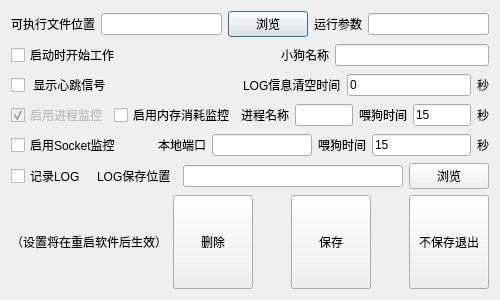
<?xml version="1.0" encoding="UTF-8"?>
<ui version="4.0">
 <class>Dialog_Dog_Config</class>
 <widget class="QDialog" name="Dialog_Dog_Config">
  <property name="geometry">
   <rect>
    <x>0</x>
    <y>0</y>
    <width>500</width>
    <height>300</height>
   </rect>
  </property>
  <property name="minimumSize">
   <size>
    <width>500</width>
    <height>300</height>
   </size>
  </property>
  <property name="windowTitle">
   <string>Dialog</string>
  </property>
  <layout class="QVBoxLayout" name="verticalLayout">
   <item>
    <layout class="QHBoxLayout" name="horizontalLayout_2">
     <item>
      <widget class="QLabel" name="label_fixed_2">
       <property name="text">
        <string>可执行文件位置</string>
       </property>
      </widget>
     </item>
     <item>
      <widget class="QLineEdit" name="lineEdit_target_position">
       <property name="text">
        <string/>
       </property>
      </widget>
     </item>
     <item>
      <widget class="QPushButton" name="pushButton_Target_Dir_Set">
       <property name="text">
        <string>浏览</string>
       </property>
      </widget>
     </item>
     <item>
      <widget class="QLabel" name="label_fixed_3">
       <property name="text">
        <string>运行参数</string>
       </property>
      </widget>
     </item>
     <item>
      <widget class="QLineEdit" name="lineEdit_target_arg">
       <property name="text">
        <string/>
       </property>
      </widget>
     </item>
    </layout>
   </item>
   <item>
    <layout class="QHBoxLayout" name="horizontalLayout_7">
     <item>
      <widget class="QCheckBox" name="checkBox_Auto_Start">
       <property name="text">
        <string>启动时开始工作</string>
       </property>
      </widget>
     </item>
     <item>
      <spacer name="horizontalSpacer_4">
       <property name="orientation">
        <enum>Qt::Horizontal</enum>
       </property>
       <property name="sizeHint" stdset="0">
        <size>
         <width>40</width>
         <height>20</height>
        </size>
       </property>
      </spacer>
     </item>
     <item>
      <widget class="QLabel" name="label_Fixed_15">
       <property name="text">
        <string>小狗名称</string>
       </property>
      </widget>
     </item>
     <item>
      <widget class="QLineEdit" name="lineEdit_dog_name"/>
     </item>
    </layout>
   </item>
   <item>
    <layout class="QHBoxLayout" name="horizontalLayout_3">
     <item>
      <widget class="QCheckBox" name="checkBox_Show_Heartbeat">
       <property name="text">
        <string> 显示心跳信号</string>
       </property>
      </widget>
     </item>
     <item>
      <spacer name="horizontalSpacer">
       <property name="orientation">
        <enum>Qt::Horizontal</enum>
       </property>
       <property name="sizeHint" stdset="0">
        <size>
         <width>40</width>
         <height>20</height>
        </size>
       </property>
      </spacer>
     </item>
     <item>
      <widget class="QLabel" name="label_Fixed_2">
       <property name="text">
        <string>LOG信息清空时间</string>
       </property>
      </widget>
     </item>
     <item>
      <widget class="QLineEdit" name="lineEdit_Log_Clear_Duration">
       <property name="text">
        <string>0</string>
       </property>
      </widget>
     </item>
     <item>
      <widget class="QLabel" name="label_Fixed_5">
       <property name="text">
        <string>秒</string>
       </property>
      </widget>
     </item>
    </layout>
   </item>
   <item>
    <layout class="QHBoxLayout" name="horizontalLayout_4">
     <item>
      <widget class="QCheckBox" name="checkBox_PID_Enabled">
       <property name="enabled">
        <bool>false</bool>
       </property>
       <property name="text">
        <string>启用进程监控</string>
       </property>
       <property name="checked">
        <bool>true</bool>
       </property>
      </widget>
     </item>
     <item>
      <spacer name="horizontalSpacer_6">
       <property name="orientation">
        <enum>Qt::Horizontal</enum>
       </property>
       <property name="sizeHint" stdset="0">
        <size>
         <width>40</width>
         <height>20</height>
        </size>
       </property>
      </spacer>
     </item>
     <item>
      <widget class="QCheckBox" name="checkBox_Ram_Check_Enabled">
       <property name="text">
        <string>启用内存消耗监控</string>
       </property>
      </widget>
     </item>
     <item>
      <widget class="QLabel" name="label_fixed">
       <property name="text">
        <string>进程名称</string>
       </property>
      </widget>
     </item>
     <item>
      <widget class="QLineEdit" name="lineEdit_target_name">
       <property name="text">
        <string/>
       </property>
      </widget>
     </item>
     <item>
      <widget class="QLabel" name="label_fixed_4">
       <property name="text">
        <string>喂狗时间</string>
       </property>
      </widget>
     </item>
     <item>
      <widget class="QLineEdit" name="lineEdit_countdown_PID">
       <property name="text">
        <string>15</string>
       </property>
      </widget>
     </item>
     <item>
      <widget class="QLabel" name="label_fixed_5">
       <property name="text">
        <string>秒</string>
       </property>
      </widget>
     </item>
    </layout>
   </item>
   <item>
    <layout class="QHBoxLayout" name="horizontalLayout_6">
     <item>
      <widget class="QCheckBox" name="checkBox_Socket_Enabled">
       <property name="text">
        <string>启用Socket监控</string>
       </property>
      </widget>
     </item>
     <item>
      <spacer name="horizontalSpacer_3">
       <property name="orientation">
        <enum>Qt::Horizontal</enum>
       </property>
       <property name="sizeHint" stdset="0">
        <size>
         <width>40</width>
         <height>20</height>
        </size>
       </property>
      </spacer>
     </item>
     <item>
      <widget class="QLabel" name="label_fixed_6">
       <property name="text">
        <string>本地端口</string>
       </property>
      </widget>
     </item>
     <item>
      <widget class="QLineEdit" name="lineEdit_local_port">
       <property name="text">
        <string/>
       </property>
      </widget>
     </item>
     <item>
      <widget class="QLabel" name="label_fixed_7">
       <property name="text">
        <string>喂狗时间</string>
       </property>
      </widget>
     </item>
     <item>
      <widget class="QLineEdit" name="lineEdit_countdown_Socket">
       <property name="text">
        <string>15</string>
       </property>
      </widget>
     </item>
     <item>
      <widget class="QLabel" name="label_fixed_8">
       <property name="text">
        <string>秒</string>
       </property>
      </widget>
     </item>
    </layout>
   </item>
   <item>
    <layout class="QHBoxLayout" name="horizontalLayout">
     <item>
      <widget class="QCheckBox" name="checkBox_Log_Enabled">
       <property name="minimumSize">
        <size>
         <width>80</width>
         <height>0</height>
        </size>
       </property>
       <property name="text">
        <string>记录LOG</string>
       </property>
      </widget>
     </item>
     <item>
      <widget class="QLabel" name="label_Fixed_0">
       <property name="minimumSize">
        <size>
         <width>80</width>
         <height>0</height>
        </size>
       </property>
       <property name="text">
        <string>LOG保存位置</string>
       </property>
      </widget>
     </item>
     <item>
      <widget class="QLineEdit" name="lineEdit_Log_Addr">
       <property name="minimumSize">
        <size>
         <width>200</width>
         <height>0</height>
        </size>
       </property>
      </widget>
     </item>
     <item>
      <widget class="QPushButton" name="pushButton_Log_Dir_Set">
       <property name="text">
        <string>浏览</string>
       </property>
      </widget>
     </item>
    </layout>
   </item>
   <item>
    <layout class="QHBoxLayout" name="horizontalLayout_8">
     <item>
      <widget class="QLabel" name="label_Fixed_17">
       <property name="sizePolicy">
        <sizepolicy hsizetype="Minimum" vsizetype="Preferred">
         <horstretch>0</horstretch>
         <verstretch>0</verstretch>
        </sizepolicy>
       </property>
       <property name="text">
        <string>（设置将在重启软件后生效）</string>
       </property>
      </widget>
     </item>
     <item>
      <widget class="QPushButton" name="pushButton_delete">
       <property name="sizePolicy">
        <sizepolicy hsizetype="Minimum" vsizetype="MinimumExpanding">
         <horstretch>0</horstretch>
         <verstretch>0</verstretch>
        </sizepolicy>
       </property>
       <property name="text">
        <string>删除</string>
       </property>
      </widget>
     </item>
     <item>
      <spacer name="horizontalSpacer_2">
       <property name="orientation">
        <enum>Qt::Horizontal</enum>
       </property>
       <property name="sizeHint" stdset="0">
        <size>
         <width>40</width>
         <height>20</height>
        </size>
       </property>
      </spacer>
     </item>
     <item>
      <widget class="QPushButton" name="pushButton_save">
       <property name="sizePolicy">
        <sizepolicy hsizetype="Minimum" vsizetype="MinimumExpanding">
         <horstretch>0</horstretch>
         <verstretch>0</verstretch>
        </sizepolicy>
       </property>
       <property name="text">
        <string>保存</string>
       </property>
      </widget>
     </item>
     <item>
      <spacer name="horizontalSpacer_5">
       <property name="orientation">
        <enum>Qt::Horizontal</enum>
       </property>
       <property name="sizeHint" stdset="0">
        <size>
         <width>40</width>
         <height>20</height>
        </size>
       </property>
      </spacer>
     </item>
     <item>
      <widget class="QPushButton" name="pushButton_exit">
       <property name="sizePolicy">
        <sizepolicy hsizetype="Minimum" vsizetype="MinimumExpanding">
         <horstretch>0</horstretch>
         <verstretch>0</verstretch>
        </sizepolicy>
       </property>
       <property name="text">
        <string>不保存退出</string>
       </property>
      </widget>
     </item>
    </layout>
   </item>
  </layout>
 </widget>
 <resources/>
 <connections/>
</ui>
